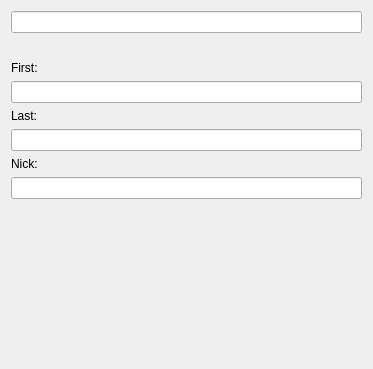
<ui version="4.0" >
 <class>SearchAll</class>
 <widget class="QWidget" name="SearchAll" >
  <property name="geometry" >
   <rect>
    <x>0</x>
    <y>0</y>
    <width>373</width>
    <height>369</height>
   </rect>
  </property>
  <property name="windowTitle" >
   <string>Form4</string>
  </property>
  <layout class="QVBoxLayout" >
   <property name="spacing" >
    <number>6</number>
   </property>
   <property name="margin" >
    <number>0</number>
   </property>
   <item>
    <widget class="QWidget" native="1" name="grpMail" >
     <property name="title" stdset="0" >
      <string>&amp;E-Mail</string>
     </property>
     <layout class="QVBoxLayout" >
      <property name="spacing" >
       <number>6</number>
      </property>
      <property name="margin" >
       <number>11</number>
      </property>
      <item>
       <widget class="QLineEdit" name="edtMail" />
      </item>
     </layout>
    </widget>
   </item>
   <item>
    <widget class="QWidget" native="1" name="grpName" >
     <property name="title" stdset="0" >
      <string>&amp;Name</string>
     </property>
     <layout class="QVBoxLayout" >
      <property name="spacing" >
       <number>6</number>
      </property>
      <property name="margin" >
       <number>11</number>
      </property>
      <item>
       <widget class="QLabel" name="TextLabel5" >
        <property name="text" >
         <string>First:</string>
        </property>
        <property name="wordWrap" >
         <bool>false</bool>
        </property>
       </widget>
      </item>
      <item>
       <widget class="QLineEdit" name="edtFirst" />
      </item>
      <item>
       <widget class="QLabel" name="TextLabel6" >
        <property name="text" >
         <string>Last:</string>
        </property>
        <property name="wordWrap" >
         <bool>false</bool>
        </property>
       </widget>
      </item>
      <item>
       <widget class="QLineEdit" name="edtLast" />
      </item>
      <item>
       <widget class="QLabel" name="TextLabel7" >
        <property name="text" >
         <string>Nick:</string>
        </property>
        <property name="wordWrap" >
         <bool>false</bool>
        </property>
       </widget>
      </item>
      <item>
       <widget class="QLineEdit" name="edtNick" />
      </item>
     </layout>
    </widget>
   </item>
   <item>
    <spacer name="Spacer8" >
     <property name="orientation" >
      <enum>Qt::Vertical</enum>
     </property>
     <property name="sizeType" >
      <enum>QSizePolicy::Expanding</enum>
     </property>
     <property name="sizeHint" stdset="0" >
      <size>
       <width>20</width>
       <height>20</height>
      </size>
     </property>
    </spacer>
   </item>
  </layout>
  <zorder>grpMail</zorder>
  <zorder>grpName</zorder>
  <zorder>groupBox</zorder>
  <zorder>groupBox_2</zorder>
 </widget>
 <resources/>
 <connections/>
</ui>
